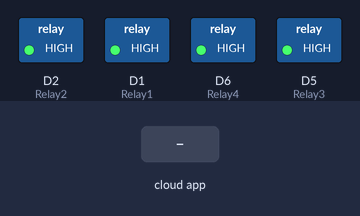
Simulated run of this sketch. Board: ESP8266 (NodeMCU). Parts: switched loads named in the sketch (green lamp = pin HIGH). The inputs (shaded band) are chosen by the test bench. WiFi joins after 1.5 s; servers stay silent unless stated; the Firebase database answers and starts empty; what the sketch prints to the serial monitor is not drawn.

Above: at 3.7 s.
3.8 s: the phone or cloud app sets kipas to 1
At 5.1 s:
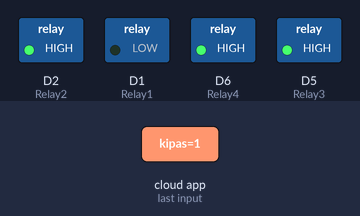
5.4 s: the phone or cloud app sets lampu to 1
At 6.3 s:
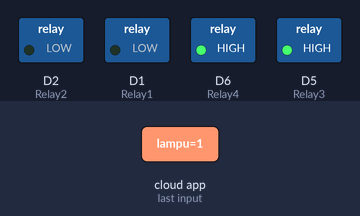
6.9 s: the phone or cloud app sets pompa to 1
At 8.3 s:
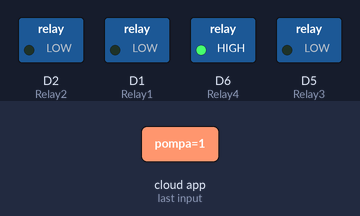
9.0 s: the phone or cloud app sets kipas to 0
At 9.5 s:
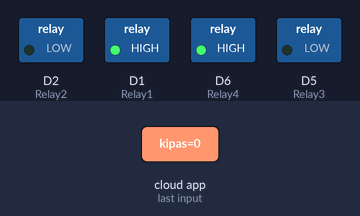
10.6 s: the phone or cloud app sets lampu to 0
At 11.6 s:
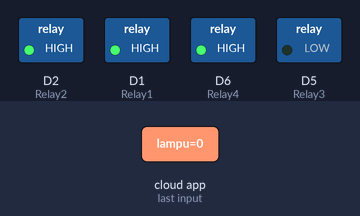
12.1 s: the phone or cloud app sets kipas to 1
At 12.7 s:
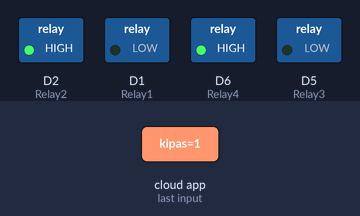
Timing chart, 0 to 14.9 s (numbered marks = the images above; inputs shaded):
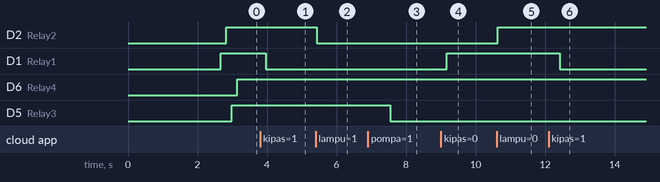

The sketch:

skripsi1.ino
```cpp
#include <FirebaseArduino.h>
#include <ESP8266WiFi.h>
//#include <Firebase.h>

#define FIREBASE_HOST "skripsi1-fe1f1.firebaseio.com" // #isi sesuai database firebase
#define FIREBASE_AUTH "DyOLQuOQlmo8bL7dCYOjTwEmKtoaTrkkze76PbpL" // #isi sesuai database firebase
#define WIFI_SSID "AP Gunt." // #SSID hotspot
#define WIFI_PASSWORD "qwertyassf1" // #Password hotspot

#define Relay1            D1
#define Relay2            D2
#define Relay3            D5
#define Relay4            D6

WiFiClient client;

int kipas = 0, lampu = 0, pompa = 0, termometer = 0;

//int Relay1 = D2;
//int Relay2 = D4;
//int Relay3 = D6;
//int Relay4 = D8;

void setup(){
  Serial.begin(115200);

  pinMode(Relay1, OUTPUT);// menjelaskan relay sebagai output
  pinMode(Relay2, OUTPUT);
  pinMode(Relay3, OUTPUT);
  pinMode(Relay4, OUTPUT);

  delay(500);
  Serial.println('\n');

  wifiConnect();

  Firebase.begin(FIREBASE_HOST, FIREBASE_AUTH);

  delay(10);
}

void loop() {

//  KIPAS
  kipas = Firebase.getInt("kipas");
  if(kipas == 0) {
    digitalWrite(Relay1, HIGH);
  } else {
    digitalWrite(Relay1, LOW);
  }

  delay(10);


// Lampu
  lampu = Firebase.getInt("lampu");
  if(lampu == 0) {
    digitalWrite(Relay2, HIGH);
  } else {
    digitalWrite(Relay2, LOW);
  }

  delay(10);


  // POMPA
  pompa = Firebase.getInt("pompa");
  if(pompa == 0) {
    digitalWrite(Relay3, HIGH);
  } else {
    digitalWrite(Relay3, LOW);
  }

  delay(10);


  // Termometer
  termometer = Firebase.getInt("termometer");
  if(termometer == 0) {
    digitalWrite(Relay4, HIGH);
  } else {
    digitalWrite(Relay4, LOW);
  }

  delay(10);


  if(WiFi.status() != WL_CONNECTED)
  {
    wifiConnect();
  }
  delay(10);
}

void wifiConnect()
{
  WiFi.begin(WIFI_SSID, WIFI_PASSWORD);
  Serial.print("Connecting to ");
  Serial.print(WIFI_SSID); Serial.println(" ...");

  int teller = 0;
  while (WiFi.status() != WL_CONNECTED)
  {
    delay(1000);
    Serial.print(++teller); Serial.print(' ');
  }

  Serial.println('\n');
  Serial.println("Connection established!");
  Serial.print("IP address:\t");
  Serial.println(WiFi.localIP());
}
```

Measured:
- after the input at 3.8 s, D1 (Relay1): HIGH → LOW after 0.16 s
- after the input at 5.4 s, D2 (Relay2): HIGH → LOW at once
- after the input at 6.9 s, D5 (Relay3): HIGH → LOW after 0.64 s
- after the input at 9.0 s, D1 (Relay1): LOW → HIGH after 0.17 s
- after the input at 10.6 s, D2 (Relay2): LOW → HIGH at once
- after the input at 12.1 s, D1 (Relay1): HIGH → LOW after 0.32 s
